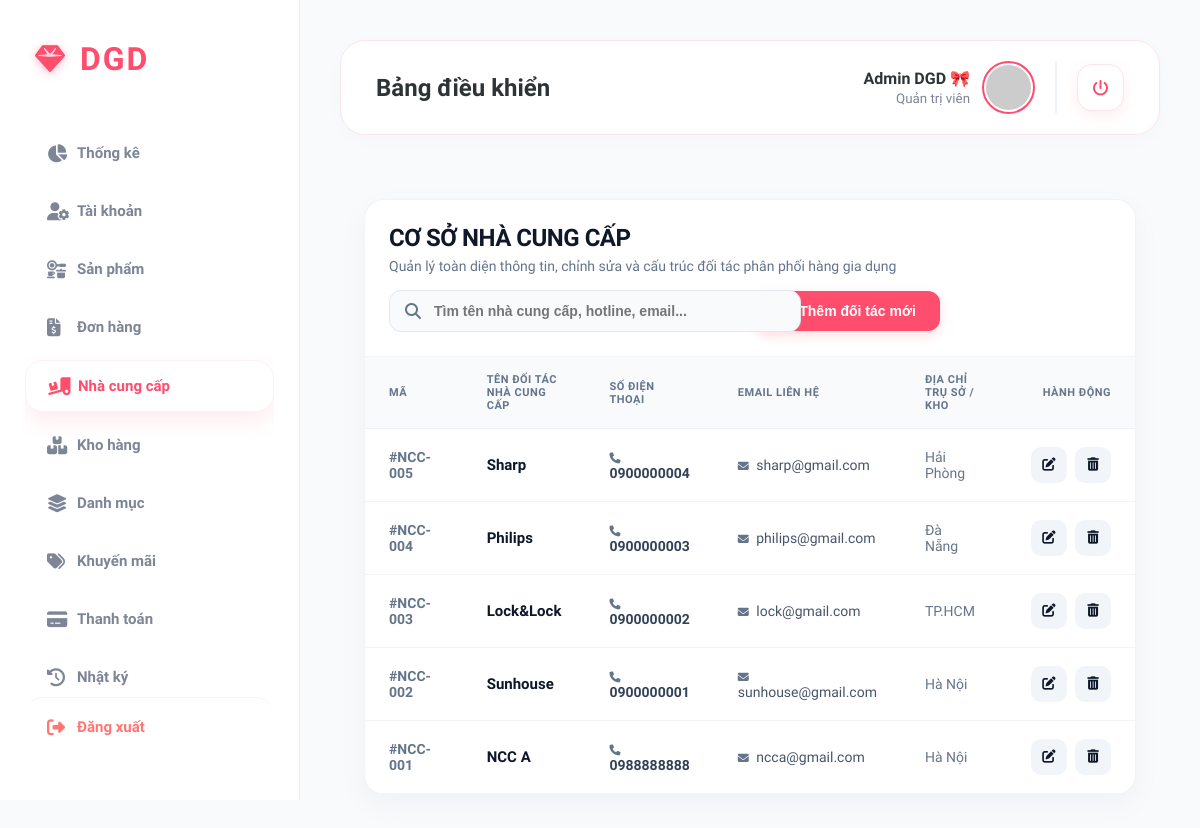
Page /admin/suppliers on the earlier database version.
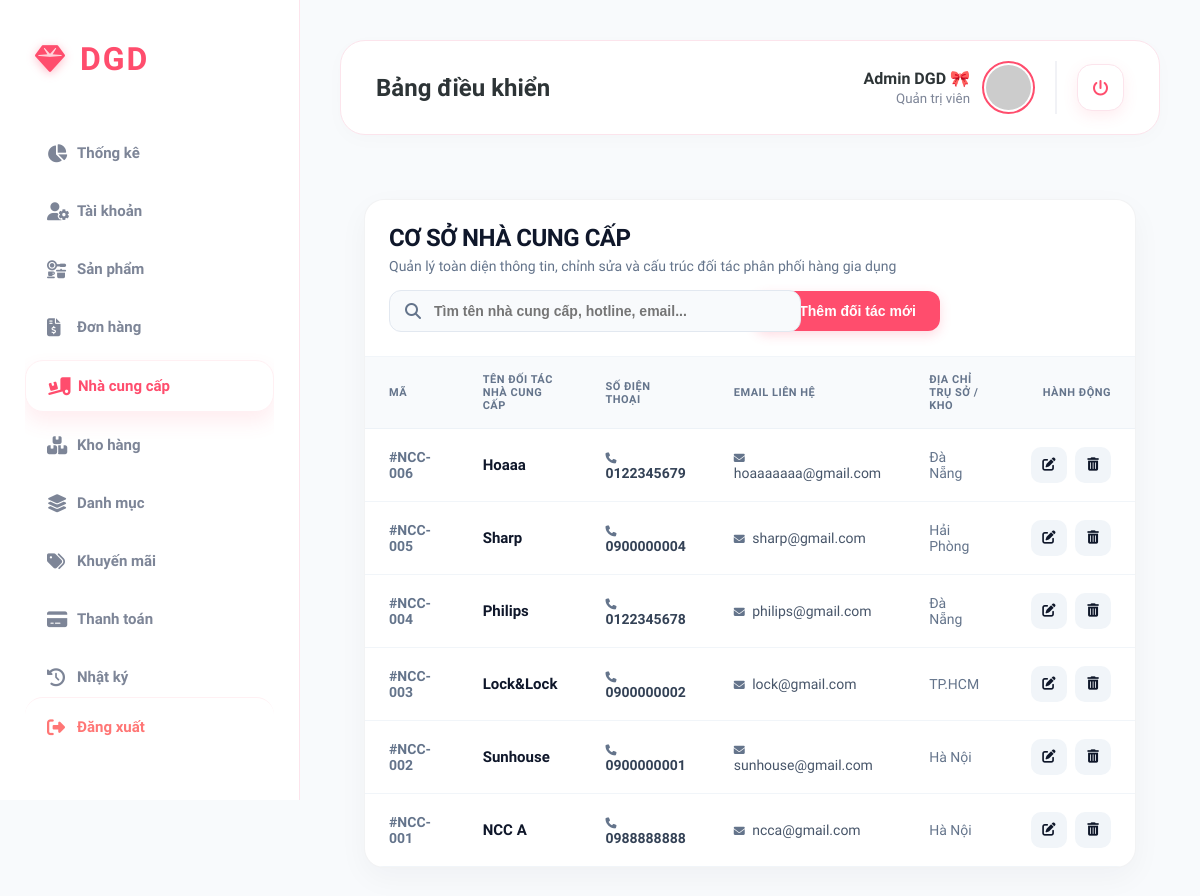
Same page on the later database version.
### tables this page shows
CREATE TABLE nha_cung_cap (
    id INTEGER PRIMARY KEY AUTOINCREMENT,
    tenNhaCungCap TEXT NOT NULL,
    soDienThoai TEXT,
    email TEXT,
    diaChi TEXT
);

### main.py (the view)
@app.route("/admin/suppliers")
def route_suppliers():
    return list_suppliers()

### controllers/supplier_controller.py (called while the page is built)
def list_suppliers():
    suppliers = get_all_suppliers_db()
    return render_template("admin/suppliers.html", suppliers=suppliers)

### models/supplier_model.py (called while the page is built)
def get_db_connection():
    conn = sqlite3.connect(DB_PATH)
    conn.row_factory = sqlite3.Row
    return conn

def get_all_suppliers_db():
    conn = get_db_connection()
    suppliers = conn.execute("SELECT * FROM nha_cung_cap ORDER BY id DESC").fetchall()
    conn.close()
    return suppliers

### templates/admin/suppliers.html (shortened to what this page needs)
{% extends "admin/layout.html" %}
{% block content %}
<link rel="stylesheet" href="https://cdnjs.cloudflare.com/ajax/libs/font-awesome/6.4.0/css/all.min.css">
<div class="supplier-container">
    <div class="main-card">
        <div class="card-header">
            <div class="header-left">
                <h2>CƠ SỞ NHÀ CUNG CẤP</h2>
                <p>Quản lý toàn diện thông tin, chỉnh sửa và cấu trúc đối tác phân phối hàng gia dụng</p>
            </div>
            <div style="display: flex; gap: 16px; align-items: center;">
                <div class="search-wrapper">
                    <i class="fa-solid fa-magnifying-glass"></i>
                    <input type="text" id="supplierSearch" class="search-box" placeholder="Tìm tên nhà cung cấp, hotline, email...">
                </div>
                <button class="btn-pink" onclick="openAddModal()">
                     Thêm đối tác mới
                </button>
            </div>
        </div>
        <div style="overflow-x: auto;">
            <table class="lux-table">
                <thead>
                    <tr>
                        <th style="width: 80px;">Mã</th>
                        <th>Tên đối tác nhà cung cấp</th>
                        <th>Số điện thoại</th>
                        <th>Email liên hệ</th>
                        <th>Địa chỉ trụ sở / Kho</th>
                        <th style="text-align: right; width: 120px;">Hành động</th>
                    </tr>
                </thead>
                <tbody id="supplierTableBody">
                    {% for s in suppliers %}
                    <tr class="supplier-row">
                        <td><b style="color: var(--lux-slate);">#NCC-{{ "%03d" % s.id }}</b></td>
                        <td><b style="color: var(--lux-navy); font-weight: 700; font-size: 15px;">{{ s.tenNhaCungCap }}</b></td>
                        <td><span style="font-weight: 600; color: #334155;"><i class="fa-solid fa-phone" style="font-size: 11px; color: var(--lux-slate); margin-right: 4px;"></i> {{ s.soDienThoai if s.soDienThoai else '---' }}</span></td>
                        <td><span style="font-weight: 500; color: #475569;"><i class="fa-solid fa-envelope" style="font-size: 11px; color: var(--lux-slate); margin-right: 4px;"></i> {{ s.email if s.email else '---' }}</span></td>
                        <td><span style="color: var(--lux-slate); font-weight: 500;">{{ s.diaChi if s.diaChi else '---' }}</span></td>
                        <td>
                            <div class="actions-group">
                                <button class="actions-btn edit" title="Chỉnh sửa thông tin"
                                        onclick="openEditModal('{{ s.id }}', '{{ s.tenNhaCungCap }}', '{{ s.soDienThoai }}', '{{ s.email }}', '{{ s.diaChi }}')">
                                    <i class="fa-solid fa-pen-to-square"></i>
                                </button>
                                <button class="actions-btn delete" title="Xóa đối tác này"
                                        onclick="confirmDelete('{{ s.id }}', '{{ s.tenNhaCungCap }}')">
                                    <i class="fa-solid fa-trash-can"></i>
                                </button>
                            </div>
                        </td>
                    </tr>
                    {% endfor %}
                </tbody>
            </table>
        </div>
    </div>
</div>
{% endblock %}

### templates/admin/layout.html (shortened to what this page needs)
<!DOCTYPE html>
<html lang="vi">
<head>
    <link rel="stylesheet" href="https://cdnjs.cloudflare.com/ajax/libs/font-awesome/6.5.1/css/all.min.css">
    <link rel="stylesheet" href="https://cdnjs.cloudflare.com/ajax/libs/animate.css/4.1.1/animate.min.css">
</head>
<body>
    <aside class="sidebar">
        <div class="brand">
            <i class="fa-solid fa-gem"></i>
            <span>DGD</span>
        </div>
        <nav class="nav-menu">
            <a href="/admin" class="nav-item {% if request.path == '/admin' %}active{% endif %}">
                <i class="fa-solid fa-chart-pie"></i><span>Thống kê</span>
            </a>
            <a href="/admin/account" class="nav-item {% if '/admin/account' in request.path %}active{% endif %}">
                <i class="fa-solid fa-user-gear"></i><span>Tài khoản</span>
            </a>
            <a href="/admin/products" class="nav-item {% if '/admin/products' in request.path %}active{% endif %}">
                <i class="fa-solid fa-kitchen-set"></i><span>Sản phẩm</span>
            </a>
            <a href="/admin/orders" class="nav-item {% if '/admin/orders' in request.path %}active{% endif %}">
                <i class="fa-solid fa-file-invoice-dollar"></i><span>Đơn hàng</span>
            </a>
            <a href="/admin/suppliers" class="nav-item {% if '/admin/suppliers' in request.path %}active{% endif %}">
                <i class="fa-solid fa-truck-ramp-box"></i><span>Nhà cung cấp</span>
            </a>
            <a href="/admin/warehouse" class="nav-item {% if '/admin/warehouse' in request.path %}active{% endif %}">
                <i class="fa-solid fa-boxes-stacked"></i><span>Kho hàng</span>
            </a>
            <a href="/admin/categories" class="nav-item {% if '/admin/categories' in request.path %}active{% endif %}">
                <i class="fa-solid fa-layer-group"></i><span>Danh mục</span>
            </a>
            <a href="/admin/promotions" class="nav-item {% if '/admin/promotions' in request.path %}active{% endif %}">
                <i class="fa-solid fa-tags"></i><span>Khuyến mãi</span>
            </a>
            <a href="/admin/payments" class="nav-item {% if '/admin/payments' in request.path %}active{% endif %}">
                <i class="fa-solid fa-credit-card"></i><span>Thanh toán</span>
            </a>
            <a href="/admin/logs" class="nav-item {% if '/admin/logs' in request.path %}active{% endif %}">
                <i class="fa-solid fa-clock-rotate-left"></i><span>Nhật ký</span>
            </a>
        </nav>
        <div class="sidebar-footer">
            <a href="/logout" class="nav-item logout-sidebar">
                <i class="fa-solid fa-right-from-bracket"></i><span>Đăng xuất</span>
            </a>
        </div>
    </aside>
    <main class="main">
        <header class="header-box">
            <div class="header-left">
                {% block header_title %}<h1>Bảng điều khiển</h1>{% endblock %}
            </div>
            <div class="header-right" style="display: flex; align-items: center; gap: 20px;">
                <div class="user-profile">
                    <div style="text-align: right;">
                        <span style="display:block; font-weight:700; color: var(--text-main);">Admin DGD 🎀</span>
                        <small style="color:var(--text-sub);">Quản trị viên</small>
                    </div>
                    <img src="https://i.pravatar.cc/100?img=47" alt="Avatar">
                </div>
                <a href="/logout" class="btn-logout-top" title="Đăng xuất">
                    <i class="fa-solid fa-power-off"></i>
                </a>
            </div>
        </header>
        <div class="content-body">
            {% block content %}{% endblock %}
        </div>
    </main>
</body>
</html>

### templates/admin/layout.html (style rules this page uses)
:root { --pink-bright: #ff4d6d; --pink-soft: #fff0f3; --pink-gradient: linear-gradient(135deg, #ff4d6d 0%, #ff85a1 100%); --sidebar-bg: #ffffff; --shadow-glow: 0 10px 30px rgba(255, 77, 109, 0.2); --text-main: #2d3436; --text-sub: #7d8597; }
body { margin: 0; font-family: 'Plus Jakarta Sans', sans-serif; background-color: #fffafa; display: flex; min-height: 100vh; }
.sidebar { width: 300px; background: var(--sidebar-bg); border-right: 1px solid #fce4ec; padding: 40px 25px; position: fixed; height: 100vh; box-sizing: border-box; display: flex; flex-direction: column; z-index: 100; }
.brand { display: flex; align-items: center; gap: 15px; margin-bottom: 50px; padding-left: 10px; }
.brand i { color: var(--pink-bright); font-size: 30px; filter: drop-shadow(0 2px 5px rgba(255,77,109,0.4)); }
.brand span { font-size: 32px; font-weight: 800; color: var(--pink-bright); letter-spacing: 2px; }
.nav-menu { flex: 1; list-style: none; padding: 0; margin: 0; overflow-y: auto; }
.nav-item { display: flex; align-items: center; padding: 16px 22px; color: var(--text-sub); text-decoration: none; border-radius: 18px; margin-bottom: 8px; transition: 0.3s all ease; font-size: 15px; font-weight: 600; }
.nav-item i { width: 30px; font-size: 18px; }
.nav-item:hover, .nav-item.active { background: var(--pink-soft); color: var(--pink-bright); }
.nav-item.active { background: white; box-shadow: 0 10px 20px rgba(255, 77, 109, 0.1); border: 1px solid var(--pink-soft); }
.logout-sidebar { margin-top: auto; color: #ff7675 !important; border-top: 1px solid #fff0f3; padding-top: 20px; }
.main { margin-left: 300px; flex: 1; padding: 40px; box-sizing: border-box; }
.header-box { background: white; padding: 20px 35px; border-radius: 25px; box-shadow: 0 5px 20px rgba(0,0,0,0.02); margin-bottom: 40px; display: flex; justify-content: space-between; align-items: center; border: 1px solid #fce4ec; }
.header-left h1 { margin: 0; font-size: 24px; font-weight: 800; color: var(--text-main); }
.user-profile { display: flex; align-items: center; gap: 12px; border-right: 2px solid #f1f2f6; padding-right: 20px; }
.user-profile img { width: 45px; height: 45px; border-radius: 50%; border: 2px solid var(--pink-bright); padding: 2px; }
.btn-logout-top { width: 45px; height: 45px; display: flex; align-items: center; justify-content: center; background: white; color: var(--pink-bright); border-radius: 15px; text-decoration: none; box-shadow: 0 5px 15px rgba(255, 77, 109, 0.1); border: 1px solid #fce4ec; transition: 0.4s; }
.content-body { width: 100%; animation: fadeIn 0.5s ease; }

Differences in the rows shown:
added nha_cung_cap: id "006", tenNhaCungCap "Hoaaa", soDienThoai "0122345679", email "hoaaaaaaa@gmail.com", diaChi "Đà Nẵng"
changed nha_cung_cap "Philips": soDienThoai "0900000003" → "0122345678"
